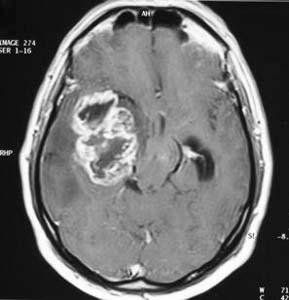
#> input picture brain_tumor_dataset/test/yes/yes_0_1025.jpg, 289 x 300 px, found by its file name; its folder holds 4 pictures in this run
$ jupyter execute --allow-errors 'Brain Tumor Detection.ipynb'   (shell and % lines are left out)
#> lines starting #> are read from the running program, lines starting #| are printed output that depends on the picture; after the words box and inside, x2 and y2 are one past the last pixel; in counts of white or black regions, pixels touching at a corner belong together
[cell 1]
import tensorflow as tf
from tensorflow.keras.layers import Conv2D, Input, ZeroPadding2D, BatchNormalization, Activation, MaxPooling2D, Flatten, Dense
from tensorflow.keras.models import Model, load_model
from tensorflow.keras.callbacks import TensorBoard, ModelCheckpoint
from sklearn.model_selection import train_test_split
from sklearn.metrics import f1_score
from sklearn.utils import shuffle
import cv2
import imutils
import numpy as np
import matplotlib.pyplot as plt
from os import listdir
from keras.models import Sequential, load_model
from keras.layers import Dense, Conv2D, Flatten
from keras.layers import MaxPooling2D, Activation, Dropout

# Data Preparation & Preprocessing

[cell 2]
#crop the part that contains only the brain of the image,cropping technique to find the extreme top,
#bottom, left and right points of the brain.
def crop_brain_contour(image, plot=False):

    #import imutils
    #import cv2
    #from matplotlib import pyplot as plt

    # Convert the image to grayscale, and blur it slightly
    gray = cv2.cvtColor(image, cv2.COLOR_BGR2GRAY)
    gray = cv2.GaussianBlur(gray, (5, 5), 0)

    thresh = cv2.threshold(gray, 45, 255, cv2.THRESH_BINARY)[1]
    thresh = cv2.erode(thresh, None, iterations=2)
    thresh = cv2.dilate(thresh, None, iterations=2)

    # Find contours in thresholded image, then grab the largest one
    cnts = cv2.findContours(thresh.copy(), cv2.RETR_EXTERNAL, cv2.CHAIN_APPROX_SIMPLE)
    cnts = imutils.grab_contours(cnts)
    c = max(cnts, key=cv2.contourArea)


    # Find the extreme points
    extLeft = tuple(c[c[:, :, 0].argmin()][0])
    extRight = tuple(c[c[:, :, 0].argmax()][0])
    extTop = tuple(c[c[:, :, 1].argmin()][0])
    extBot = tuple(c[c[:, :, 1].argmax()][0])

    # crop new image out of the original image using the four extreme points (left, right, top, bottom)
    new_image = image[extTop[1]:extBot[1], extLeft[0]:extRight[0]]

    if plot:
        plt.figure()

        plt.subplot(1, 2, 1)
        plt.imshow(image)

        plt.tick_params(axis='both', which='both',
                        top=False, bottom=False, left=False, right=False,
                        labelbottom=False, labeltop=False, labelleft=False, labelright=False)

        plt.title('Original Image')

        plt.subplot(1, 2, 2)
        plt.imshow(new_image)

        plt.tick_params(axis='both', which='both',
                        top=False, bottom=False, left=False, right=False,
                        labelbottom=False, labeltop=False, labelleft=False, labelright=False)

        plt.title('Cropped Image')

        plt.show()

    return new_image

[cell 3]
ex_img = cv2.imread('brain_tumor_dataset/train/yes/Y1.jpg')
#> (the rest of this cell did not finish here and is left out)

# Load up the data

[cell 4]
def load_data(dir_list, image_size):
    # load all images in a directory
#> called with image_size = (240, 240)
    X = []
    y = []
    image_width, image_height = image_size

    for directory in dir_list:
        for filename in listdir(directory):
            # load the image
            image = cv2.imread(directory + '\\' + filename)
#> image is the input picture: shape (300, 289, 3); min 0, max 255, mean 108.4
            # crop the brain and ignore the unnecessary rest part of the image
            image = crop_brain_contour(image, plot=False)
#> call 2 of crop_brain_contour, with plot = False
#> in crop_brain_contour (call 2), `gray = cv2.GaussianBlur(gray, (5, 5), 0)`:
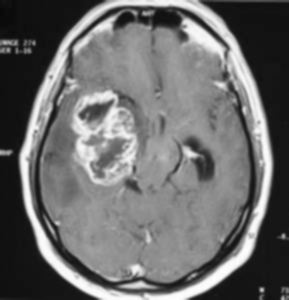
#> gray: shape (300, 289); min 8, max 254, mean 108.4
#> in crop_brain_contour (call 2), `thresh = cv2.threshold(gray, 45, 255, cv2.THRESH_BINARY)[1]`:
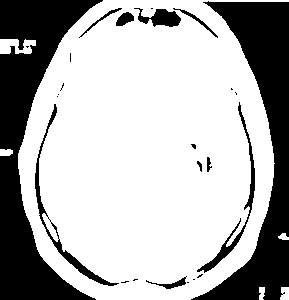
#> thresh: shape (300, 289); 70% white; 25 black regions (14 under 20 px), largest, box (x1, y1, x2, y2) and area: (0, 0, 103, 300) 12373, (191, 1, 289, 300) 10677, (35, 104, 119, 286) 950
#> in crop_brain_contour (call 2), `thresh = cv2.erode(thresh, None, iterations=2)`:
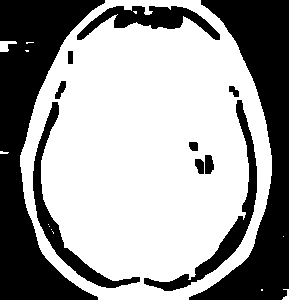
#> thresh: shape (300, 289); 61.9% white; 11 black regions, largest, box (x1, y1, x2, y2) and area: (0, 0, 105, 300) 13626, (189, 0, 289, 300) 11931, (144, 100, 257, 291) 2484
#> in crop_brain_contour (call 2), `thresh = cv2.dilate(thresh, None, iterations=2)`:
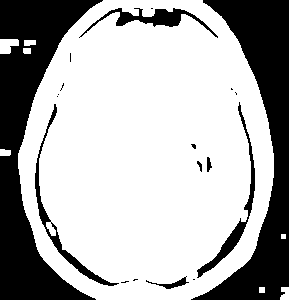
#> thresh: shape (300, 289); 69.2% white; 19 black regions (11 under 20 px)
#> in crop_brain_contour (call 2), `cnts = cv2.findContours(thresh.copy(), cv2.RETR_EXTERNAL, cv2.CHAIN_AP..`: cnts = 8 contours, 1 with area under 20; largest, box (x1, y1, x2, y2) and area: (18, 0, 274, 300) 62360, (0, 39, 19, 54) 186, (280, 287, 289, 300) 74, (0, 149, 11, 156) 54, (24, 40, 36, 46) 50, (23, 48, 31, 54) 34, (259, 287, 265, 293) 25
#> in crop_brain_contour (call 2), `c = max(cnts, key=cv2.contourArea)`: c = contour of 350 points, box (x1, y1, x2, y2) (18, 0, 274, 300), area 62360
#> in crop_brain_contour (call 2), `extLeft = tuple(c[c[:, :, 0].argmin()][0])`: extLeft = (18, 153)
#> in crop_brain_contour (call 2), `extRight = tuple(c[c[:, :, 0].argmax()][0])`: extRight = (273, 177)
#> in crop_brain_contour (call 2), `extTop = tuple(c[c[:, :, 1].argmin()][0])`: extTop = (103, 0)
#> in crop_brain_contour (call 2), `extBot = tuple(c[c[:, :, 1].argmax()][0])`: extBot = (96, 299)
#> in crop_brain_contour (call 2), `new_image = image[extTop[1]:extBot[1], extLeft[0]:extRight[0]]`:
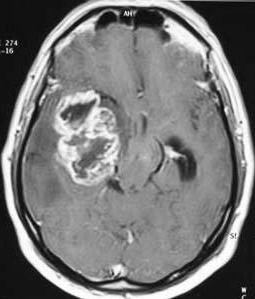
#> new_image: shape (299, 255, 3); min 0, max 255, mean 119.9
            # resize image
            image = cv2.resize(image, dsize=(image_width, image_height), interpolation=cv2.INTER_CUBIC)
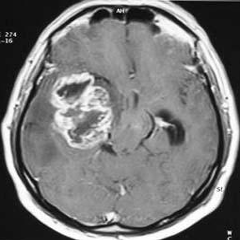
#> image: shape (240, 240, 3); min 0, max 255, mean 119.9
            # normalize values
            image = image / 255.
            # convert image to numpy array and append it to X
            X.append(image)
            # append a value of 1 to the target array if the image
            # is in the folder named 'yes', otherwise append 0.
            if directory[-3:] == 'yes':
                y.append([1])
            else:
                y.append([0])

    X = np.array(X)
    y = np.array(y)

    # Shuffle the data
    X, y = shuffle(X, y)

    print(f'Number of examples is: {len(X)}')
    print(f'X shape is: {X.shape}')
    print(f'y shape is: {y.shape}')

    return X, y

[cell 5]
augmented_path = 'brain_tumor_dataset/train/'
augmented_yes = augmented_path + 'yes'
augmented_no = augmented_path + 'no'

IMG_WIDTH, IMG_HEIGHT = (240, 240)

#> (the rest of this cell did not finish here and is left out)

[cell 6]
def plot_sample_images(X, y, n=50):
    for label in [0,1]:
        images = X[np.argwhere(y == label)]
        n_images = images[:n]
        columns_n = 10
        rows_n = int(n/ columns_n)
        plt.figure(figsize=(20, 10))

        i = 1 # current plot
        for image in n_images:
            plt.subplot(rows_n, columns_n, i)
            plt.imshow(image[0])
            # remove ticks
            plt.tick_params(axis='both', which='both',
                            top=False, bottom=False, left=False, right=False,
                           labelbottom=False, labeltop=False, labelleft=False, labelright=False)

            i += 1

        label_to_str = lambda label: "Yes" if label == 1 else "No"
        plt.suptitle(f"Brain Tumor: {label_to_str(label)}")
        plt.show()

#> (a cell that did not finish here is left out)

[cell 8]
def split_data(X, y, test_size=0.2):
    X_train, X_test_val, y_train, y_test_val = train_test_split(X, y, test_size=test_size)
    X_test, X_val, y_test, y_val = train_test_split(X_test_val, y_test_val, test_size=0.5)

    return X_train, y_train, X_val, y_val, X_test, y_test

#> (a cell that did not finish here is left out)

[cell 10]
def compute_f1_score(y_true, prob):
    y_pred = np.where(prob > 0.5, 1, 0)

    score = f1_score(y_true, y_pred)

    return score

[cell 11]
def build_model(input_shape):
    X_input = Input(input_shape)

    X = ZeroPadding2D((2, 2))(X_input)

    X = Conv2D(32, (7, 7), strides = (2, 2), name = 'conv0')(X)
    X = BatchNormalization(axis = 3, name = 'bn0')(X)
    X = Activation('relu')(X)

    X = MaxPooling2D((4, 4), name='max_pool0')(X)

    X = MaxPooling2D((4, 4), name='max_pool1')(X)

    X = Flatten()(X)

    X = Dense(1, activation='sigmoid', name='fc')(X)

    model = Model(inputs = X_input, outputs = X, name='BrainDetectionModel')

    return model

[cell 12]
IMG_SHAPE = (IMG_WIDTH, IMG_HEIGHT, 3)
#> IMG_SHAPE = (240, 240, 3)
#> (the rest of this cell did not finish here and is left out)

model.summary()
